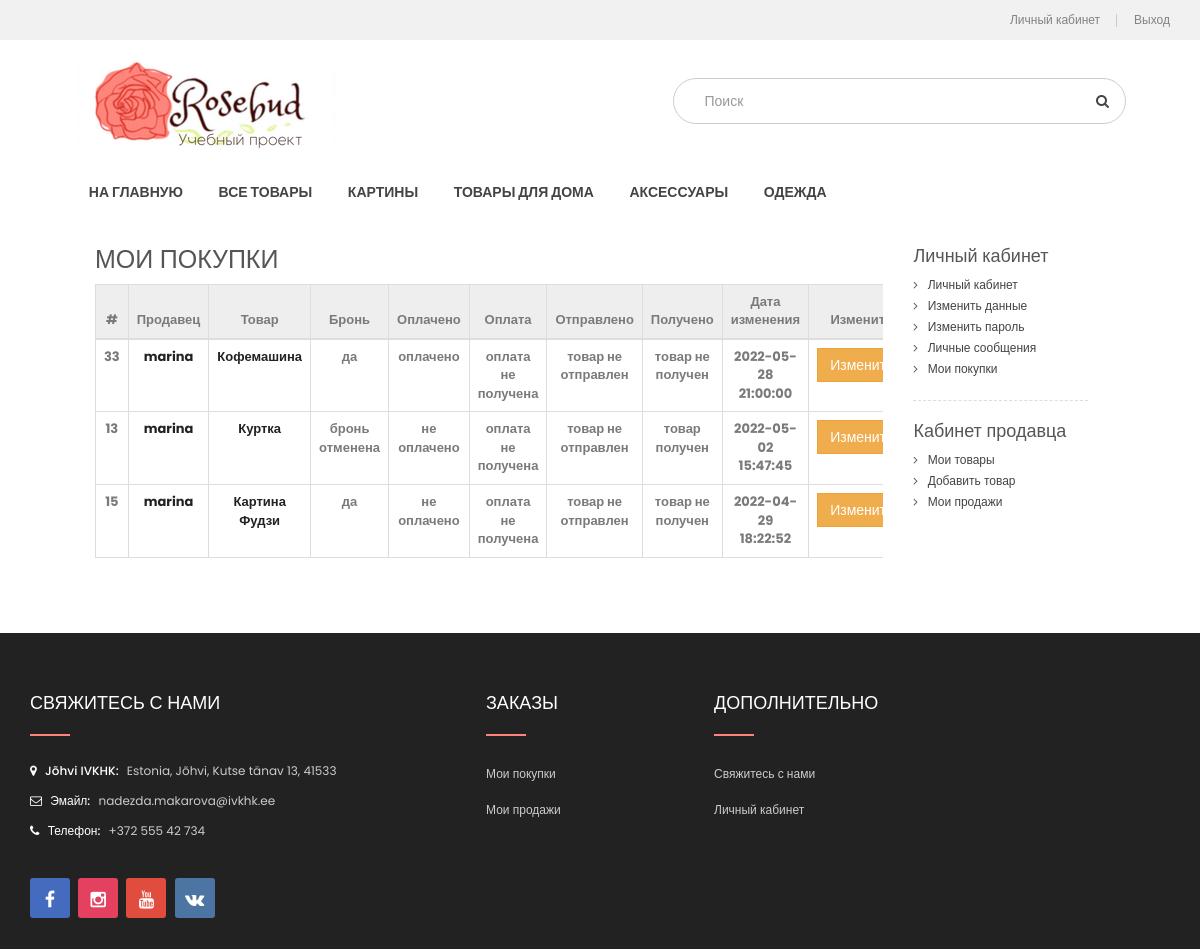
The page /myOrders (signed in) on the database its author committed.
### tables this page shows
CREATE TABLE `product_categories` (
  `idCategory` int(11) NOT NULL,
  `categoryName` varchar(30) NOT NULL
);

CREATE TABLE `orders` (
  `idOrder` int(11) NOT NULL,
  `productId` int(11) NOT NULL,
  `sellerId` int(11) NOT NULL,
  `buyerId` int(11) NOT NULL,
  `booked` tinyint(1) NOT NULL DEFAULT 0,
  `payed` tinyint(1) NOT NULL DEFAULT 0,
  `gotPayment` tinyint(1) NOT NULL DEFAULT 0,
  `delivered` tinyint(1) NOT NULL DEFAULT 0,
  `got` tinyint(1) NOT NULL DEFAULT 0,
  `date` timestamp NOT NULL DEFAULT current_timestamp() ON UPDATE current_timestamp()
);

CREATE TABLE `users` (
  `idUser` int(11) NOT NULL,
  `role` int(1) NOT NULL,
  `email` text NOT NULL,
  `password` varchar(255) NOT NULL,
  `adress` text NOT NULL,
  `tel` int(20) NOT NULL,
  `fullName` text NOT NULL,
  `username` varchar(15) NOT NULL,
  `userDescription` text NOT NULL
);

CREATE TABLE `products` (
  `idProduct` int(10) NOT NULL,
  `name` varchar(30) NOT NULL,
  `categoryId` int(11) NOT NULL,
  `description` text NOT NULL,
  `img` text NOT NULL,
  `price` decimal(10,2) NOT NULL,
  `sellerId` int(11) NOT NULL
);

### controller/controllerUser.php (called while the page is built, shortened)
<?php
class controllerUser{
	public static function ordersByUser($id){
		$orders = modelUser::orders($id);
		include_once('view/ordersByUser.php');
	}
}

### index.php (called while the page is built, shortened)
<?php
include_once 'inc/database.php';
include_once 'model/category.php';
include_once 'model/modelUser.php';
include_once 'controller/controller.php';
include_once 'controller/controllerUser.php';
include 'route/routing.php';
?>

### inc/database.php (called while the page is built, shortened)
<?php
class database {
    private $conn;
    private $host;
    private $user;
    private $password;
    private $baseName;
    function __construct() {
        $this->host = 'localhost';
        $this->user = 'root';
        $this->password = '';
        $this->baseName = 'rosebud_shop';
    }
    function connect() {
        try {
            $this->conn = new PDO(
                    'mysql:host='.$this->host.''
                    .';dbname='.$this->baseName.'',
                    $this->user,
                    $this->password,
                    array(PDO::MYSQL_ATTR_INIT_COMMAND => 'SET NAMES utf8'));
        } catch (Exception $e) {
            die('Connection failed : '.$e->getMessage());
        }
        return $this->conn;
    }
    function disconnect() {
        if ($this->conn) {
            $this->conn = null;
        }
    }
    function getAll($query) {
        $stmt = $this->conn->prepare($query);
        $stmt->execute();
        $stmt->setFetchMode(PDO::FETCH_ASSOC);
        $response = $stmt->fetchAll();
        return $response;
    }
}
?>

### model/modelUser.php (called while the page is built, shortened)
<?php
class modelUser{
	public static function orders($id){
		$sql = "SELECT products.*, users.*, orders.* from products, users, orders where  `orders`.productId = `products`.idProduct AND orders.`sellerId` = `users`.idUser  AND `orders`.buyerId =".$id." order by `orders`.date DESC";
		$database = new database();
		$rows = $database->getAll($sql);
		return $rows;
	}
}

### model/category.php (called while the page is built)
<?php
class Category{
    public static function getMainCategories() {
        $query = "SELECT * FROM `product_categories`" ;
        $db = new Database();
        $categories = $db->getAll($query);
        return $categories;
    }
}

### controller/controller.php (called while the page is built, shortened)
<?php
class Controller{
	public static function mainCategories(){
		$categories = Category::getMainCategories();
		include_once 'view/categories.php';
	}
}
?>

### view/ordersByUser.php (the view, shortened to what this page needs)
<div class="col-xs-9" style="float: left; width: 80%;">
	<h1 class="text-uppercase">Мои покупки</h1>
	<div class="table-responsive">
		<table class="table table-bordered">
			<thead>
				<tr>
					<th style="text-transform: none;">#</th>
					<th style="text-transform: none;">Продавец</th>
					<th style="text-transform: none;">Товар</th>
					<th style="text-transform: none;">Бронь</th>
					<th style="text-transform: none;">Оплачено</th>
					<th style="text-transform: none;">Оплата</th>
					<th style="text-transform: none;">Отправлено</th>
					<th style="text-transform: none;">Получено</th>
					<th style="text-transform: none;">Дата изменения</th>
					<th style="text-transform: none;">Изменить</th>
				</tr>
			</thead>
			<tbody>
				<?php
					foreach ($orders as $order) {
				?>
				<tr>
					<th scope="row"><?php echo $order['idOrder'];?></th>
					<th style="text-transform: none;">
						<?php
							echo '<a href="user?id='.$order['sellerId'].'">';
								echo $order['username'];?>
							</a>
					</th>
					<th style="text-transform: none;">
						<?php
							echo '<a href="detail?id='.$order['productId'].'">';
								echo $order['name'];?>
							</a>
					</th>
					<th style="text-transform: none;">
						<?php
							if($order['booked']==1){echo 'да';}
							else {echo 'бронь отменена';}
						?>
					</th>
					<th style="text-transform: none;">
						<?php
						if ($order['payed']==1) { echo 'оплачено';}
						else {echo 'не оплачено';}
						?>
					</th>
					<th style="text-transform: none;">
						<?php
							if ($order['gotPayment']==1) {echo 'оплата получена';}
							else {echo 'оплата не получена';}
						?>
					</th>
					<th style="text-transform: none;">
						<?php
							if ($order['delivered']==1) {echo 'товар отправлен';}
							else {echo 'товар не отправлен';}
						?>
					</th>
					<th style="text-transform: none;">
						<?php
							if ($order['got']==1) {echo 'товар получен';}
							else {echo 'товар не получен';}
						?>
					</th>
					<th style="text-transform: none;">
						<?php echo $order['date'];?>
					</th>
					<th>
						<a href="changeOrderBuyer?id=<?php echo $order['idOrder'];?>">
							<button class="btn btn-warning">Изменить</button>
						</a>
					</th>
				</tr>
				<?php
					}
				?>
			</tbody>
		</table>
	</div>
</div>
<?php
	include "view/templates/userMenu.php";
	include "view/templates/layout.php";
?>

### view/categories.php
<?php
	foreach ($categories as $value){
			echo '<li class="">
			<p class="close-menu"></p>';
			echo "<a href='category?id=".$value['idCategory']."' class='clearfix menu1'>";
				echo "<strong>".$value['categoryName']."</strong>
				<span class='label'></span>
				</a></li>";
	}
?>

### public/css/themecss/so_megamenu.css (style rules this page uses)
ul.megamenu > li { float: left; margin-right:1px; }
ul.megamenu > li > a { display: block; position: relative; color: #fff; font-size: 14px; padding: 15px 18px ; }
ul.megamenu > li > a strong { font-weight: 400; }

### public/css/header2.css (style rules this page uses)
.header-bottom .header-bottom-right .megamenu-wrapper .megamenu li { margin-right: 1.5%; }
.header-bottom .header-bottom-right .megamenu-wrapper .megamenu li .menu1 { padding: 5px 10px; border-radius: 3px; text-transform: uppercase; font-weight: 600; transition: none; color: #444444; }
.header-bottom .header-bottom-right .megamenu-wrapper .megamenu li .menu1 strong { font-weight: 700; }

### rows shown on the page
product_categories: categoryName "КАРТИНЫ"
product_categories: categoryName "ТОВАРЫ ДЛЯ ДОМА"
product_categories: categoryName "АКСЕССУАРЫ"
product_categories: categoryName "ОДЕЖДА"
orders: idOrder "33", sellerId.username "marina", productId.name "Кофемашина", booked "да", payed "оплачено", gotPayment "оплата не получена", delivered "товар не отправлен", got "товар не получен", date "2022-05-28 21:00:00"
orders: idOrder "13", sellerId.username "marina", productId.name "Куртка", booked "бронь отменена", payed "не оплачено", gotPayment "оплата не получена", delivered "товар не отправлен", got "товар получен", date "2022-05-02 15:47:45"
orders: idOrder "15", sellerId.username "marina", productId.name "Картина Фудзи", booked "да", payed "не оплачено", gotPayment "оплата не получена", delivered "товар не отправлен", got "товар не получен", date "2022-04-29 18:22:52"
